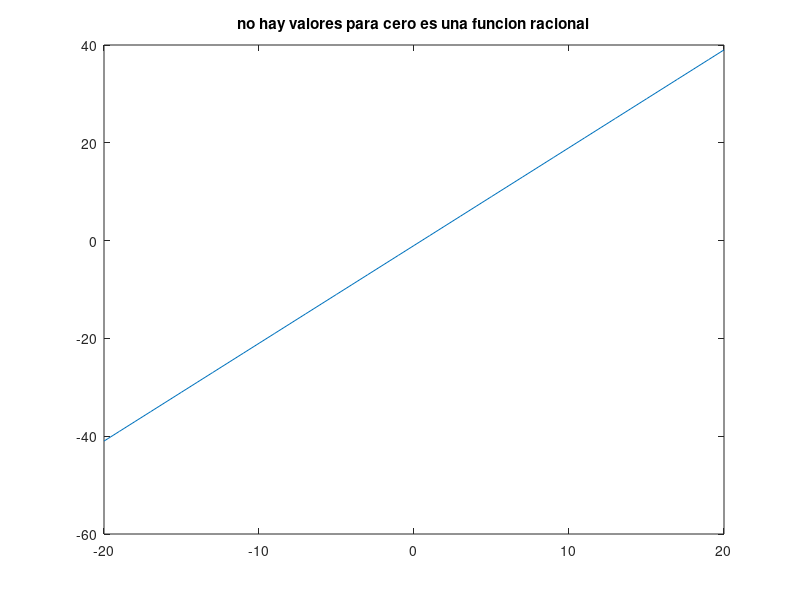

Write MATLAB code to recreate this figure.
%descricion:  para graficar funciones polinomiales 
%author: Jafet martinez meza 
%fecha: 19/11/2021
%date: 202123653
x=-20:1:20;
y=(2.*x)-1;
plot(x,y);
title ("no hay valores para cero es una funcion racional");
